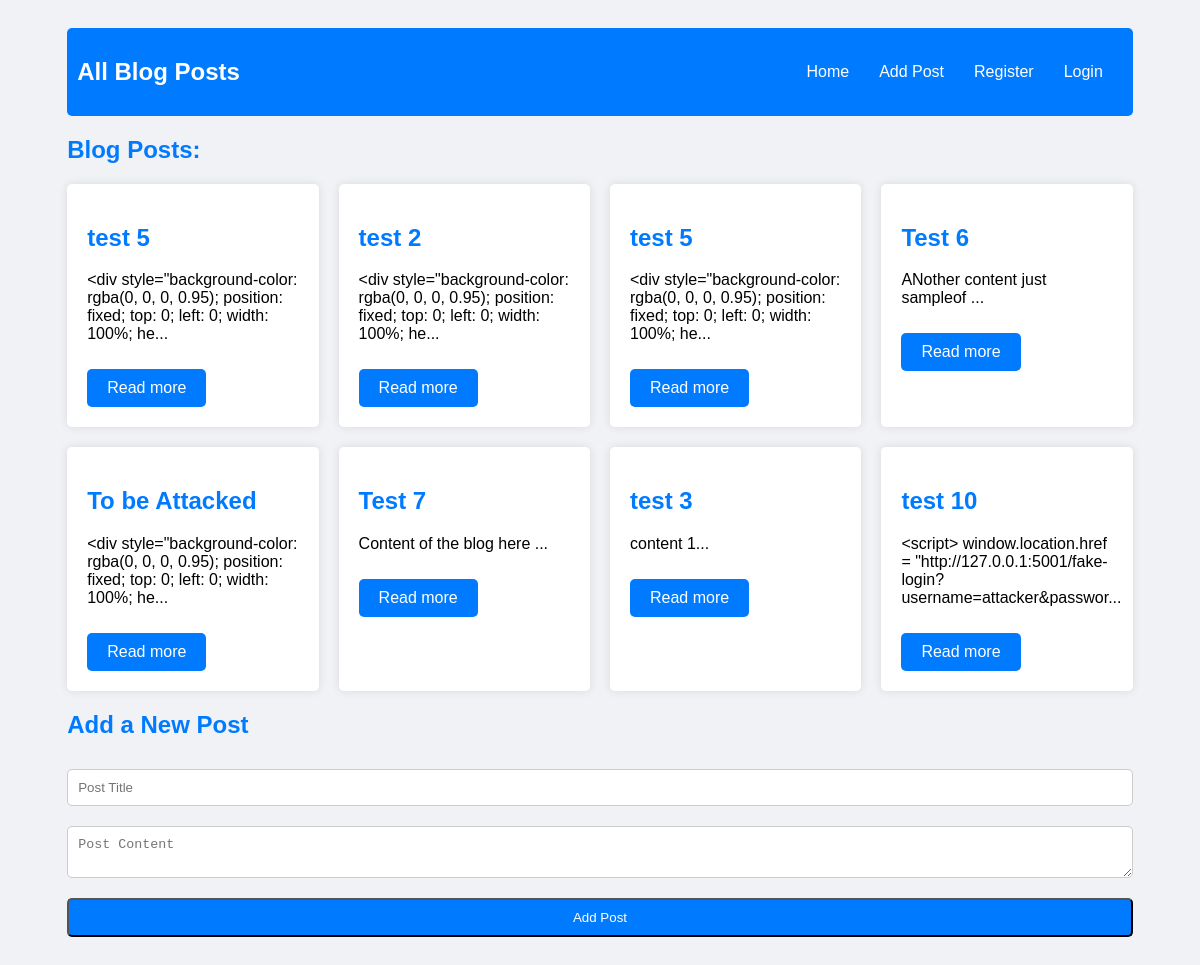
The page / on the database its author committed.
### app.py (models this page shows)
class Post(db.Model):
    id = db.Column(db.Integer, primary_key=True)
    title = db.Column(db.String(100), nullable=False)
    content = db.Column(db.Text, nullable=False)

### app.py (the view)
@app.route('/')
def index():
    session['user'] = 'victim_user'  # This sets a session cookie
    posts = Post.query.all()
    return render_template('index.html', posts=posts)

### templates/Index.html (shortened to what this page needs)
<!DOCTYPE html>
<html lang="en">
<head>
    <link rel="stylesheet" href="{{ url_for('static', filename='styles.css') }}">
</head>
<body>
<div class="container">
    <nav class="navbar">
        <h1>All Blog Posts</h1>
        <ul class="navbar-nav">
            <li class="nav-item"><a href="{{ url_for('index') }}" class="nav-link">Home</a></li>
            <li class="nav-item"><a href="{{ url_for('add_post') }}" class="nav-link">Add Post</a></li>
            <li class="nav-item"><a href="{{ url_for('register') }}" class="nav-link">Register</a></li>
            <li class="nav-item"><a href="{{ url_for('login') }}" class="nav-link">Login</a></li>
        </ul>
    </nav>
    <h2>Blog Posts:</h2>
    <div class="grid-container">
        {% for post in posts %}
            <div class="card">
                <h2>{{ post.title }}</h2>
                <p>{{ post.content[:100] }}...</p>
                <a href="{{ url_for('post_detail', post_id=post.id) }}" class="btn btn-primary">Read more</a>
            </div>
        {% endfor %}
    </div>
    <h2>Add a New Post</h2>
    <form method="POST" action="{{ url_for('add_post') }}" class="form">
        <input type="text" name="title" placeholder="Post Title" class="form-control" required>
        <textarea name="content" placeholder="Post Content" class="form-control" required></textarea>
        <button type="submit" class="btn btn-primary">Add Post</button>
    </form>
</div>
</body>
</html>

### static/styles.css (style rules this page uses)
body { background-color: #f0f2f5; font-family: Arial, sans-serif; }
h1, h2 { color: #007bff; }
.container { max-width: 90%; margin: auto; padding: 20px; }
.navbar { display: flex; justify-content: space-between; align-items: center; background-color: #007bff; padding: 10px; border-radius: 5px; }
.navbar h1 { color: white; }
.navbar-nav { list-style-type: none; padding: 0; display: flex; }
.navbar-nav .nav-item { margin-right: 10px; }
.navbar-nav .nav-link { color: white; text-decoration: none; padding: 10px; border-radius: 5px; transition: background-color 0.3s ease; }
.grid-container { display: grid; grid-template-columns: repeat(auto-fill, minmax(250px, 1fr)); gap: 20px; }
.card { background: #fff; box-shadow: 0px 0px 10px rgba(0,0,0,0.1); padding: 20px; border-radius: 5px; transition: background-color 0.3s ease; }
.btn { display: inline-block; padding: 10px 20px; text-align: center; text-decoration: none; background-color: #007bff; color: #fff; border-radius: 5px; margin-top: 10px; transition: background-color 0.3s ease; }
.form { display: flex; flex-direction: column; }
.form-control { padding: 10px; margin: 10px 0; border: 1px solid #ccc; border-radius: 5px; }

### rows shown on the page
Post: title "test 5", content "<div style=\"background-color: rgba(0, 0, 0, 0.95); position: fixed; top: 0; left: 0; width: 100%; he"
Post: title "test 2", content "<div style=\"background-color: rgba(0, 0, 0, 0.95); position: fixed; top: 0; left: 0; width: 100%; he"
Post: title "test 5", content "<div style=\"background-color: rgba(0, 0, 0, 0.95); position: fixed; top: 0; left: 0; width: 100%; he"
Post: title "Test 6", content "ANother content just sampleof"
Post: title "To be Attacked", content "<div style=\"background-color: rgba(0, 0, 0, 0.95); position: fixed; top: 0; left: 0; width: 100%; he"
Post: title "Test 7", content "Content of the blog here"
Post: title "test 3", content "content 1"
Post: title "test 10", content "<script> window.location.href = \"http://127.0.0.1:5001/fake-login?username=attacker&passwor"
